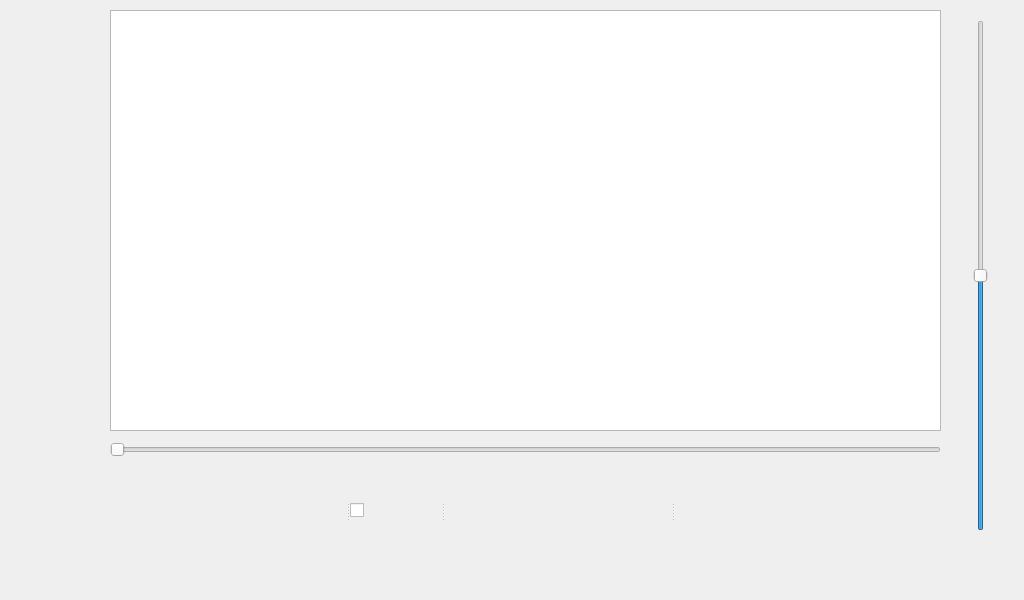
<?xml version="1.0" encoding="UTF-8"?>
<ui version="4.0">
 <class>Mp3</class>
 <widget class="QDialog" name="Mp3">
  <property name="geometry">
   <rect>
    <x>0</x>
    <y>0</y>
    <width>1024</width>
    <height>600</height>
   </rect>
  </property>
  <property name="sizePolicy">
   <sizepolicy hsizetype="Fixed" vsizetype="Fixed">
    <horstretch>0</horstretch>
    <verstretch>0</verstretch>
   </sizepolicy>
  </property>
  <property name="windowTitle">
   <string>Dialog</string>
  </property>
  <property name="styleSheet">
   <string notr="true">color: rgb(0, 0, 0);</string>
  </property>
  <widget class="QWidget" name="centralwidget" native="true">
   <property name="geometry">
    <rect>
     <x>0</x>
     <y>0</y>
     <width>1024</width>
     <height>600</height>
    </rect>
   </property>
   <property name="focusPolicy">
    <enum>Qt::NoFocus</enum>
   </property>
   <property name="contextMenuPolicy">
    <enum>Qt::NoContextMenu</enum>
   </property>
   <widget class="QListWidget" name="listWidget">
    <property name="geometry">
     <rect>
      <x>110</x>
      <y>10</y>
      <width>831</width>
      <height>421</height>
     </rect>
    </property>
    <property name="focusPolicy">
     <enum>Qt::NoFocus</enum>
    </property>
    <property name="contextMenuPolicy">
     <enum>Qt::NoContextMenu</enum>
    </property>
   </widget>
   <widget class="QSlider" name="horizontalSlider">
    <property name="geometry">
     <rect>
      <x>110</x>
      <y>440</y>
      <width>831</width>
      <height>20</height>
     </rect>
    </property>
    <property name="focusPolicy">
     <enum>Qt::NoFocus</enum>
    </property>
    <property name="contextMenuPolicy">
     <enum>Qt::NoContextMenu</enum>
    </property>
    <property name="styleSheet">
     <string notr="true">color: rgb(255, 255, 255);</string>
    </property>
    <property name="orientation">
     <enum>Qt::Horizontal</enum>
    </property>
   </widget>
   <widget class="QSlider" name="verticalSlider">
    <property name="geometry">
     <rect>
      <x>970</x>
      <y>20</y>
      <width>21</width>
      <height>511</height>
     </rect>
    </property>
    <property name="focusPolicy">
     <enum>Qt::NoFocus</enum>
    </property>
    <property name="contextMenuPolicy">
     <enum>Qt::NoContextMenu</enum>
    </property>
    <property name="styleSheet">
     <string notr="true">color: rgb(255, 255, 255);</string>
    </property>
    <property name="minimum">
     <number>1</number>
    </property>
    <property name="pageStep">
     <number>1</number>
    </property>
    <property name="value">
     <number>50</number>
    </property>
    <property name="sliderPosition">
     <number>50</number>
    </property>
    <property name="orientation">
     <enum>Qt::Vertical</enum>
    </property>
   </widget>
   <widget class="QPushButton" name="home_button">
    <property name="geometry">
     <rect>
      <x>-40</x>
      <y>0</y>
      <width>150</width>
      <height>600</height>
     </rect>
    </property>
    <property name="focusPolicy">
     <enum>Qt::NoFocus</enum>
    </property>
    <property name="contextMenuPolicy">
     <enum>Qt::NoContextMenu</enum>
    </property>
    <property name="styleSheet">
     <string notr="true">image: url(:/icons/icons/home.png);</string>
    </property>
    <property name="text">
     <string/>
    </property>
    <property name="autoDefault">
     <bool>false</bool>
    </property>
    <property name="flat">
     <bool>true</bool>
    </property>
   </widget>
   <widget class="QLabel" name="label">
    <property name="geometry">
     <rect>
      <x>400</x>
      <y>130</y>
      <width>251</width>
      <height>181</height>
     </rect>
    </property>
    <property name="font">
     <font>
      <family>Ubuntu</family>
      <pointsize>20</pointsize>
     </font>
    </property>
    <property name="styleSheet">
     <string notr="true">color: rgb(255, 255, 255);
image: url(:/icons/icons/USB.png);</string>
    </property>
    <property name="text">
     <string>text</string>
    </property>
    <property name="alignment">
     <set>Qt::AlignBottom|Qt::AlignHCenter</set>
    </property>
   </widget>
   <widget class="QSplitter" name="splitter">
    <property name="geometry">
     <rect>
      <x>120</x>
      <y>460</y>
      <width>781</width>
      <height>101</height>
     </rect>
    </property>
    <property name="orientation">
     <enum>Qt::Horizontal</enum>
    </property>
    <widget class="QPushButton" name="previous_button">
     <property name="minimumSize">
      <size>
       <width>91</width>
       <height>91</height>
      </size>
     </property>
     <property name="focusPolicy">
      <enum>Qt::NoFocus</enum>
     </property>
     <property name="contextMenuPolicy">
      <enum>Qt::NoContextMenu</enum>
     </property>
     <property name="styleSheet">
      <string notr="true">image: url(:/icons/icons/previous.png);</string>
     </property>
     <property name="text">
      <string/>
     </property>
     <property name="autoDefault">
      <bool>false</bool>
     </property>
     <property name="flat">
      <bool>true</bool>
     </property>
    </widget>
    <widget class="QCheckBox" name="start_stop_button">
     <property name="sizePolicy">
      <sizepolicy hsizetype="Minimum" vsizetype="Fixed">
       <horstretch>0</horstretch>
       <verstretch>0</verstretch>
      </sizepolicy>
     </property>
     <property name="minimumSize">
      <size>
       <width>91</width>
       <height>91</height>
      </size>
     </property>
     <property name="maximumSize">
      <size>
       <width>16777175</width>
       <height>16777189</height>
      </size>
     </property>
     <property name="mouseTracking">
      <bool>false</bool>
     </property>
     <property name="focusPolicy">
      <enum>Qt::NoFocus</enum>
     </property>
     <property name="contextMenuPolicy">
      <enum>Qt::NoContextMenu</enum>
     </property>
     <property name="layoutDirection">
      <enum>Qt::LeftToRight</enum>
     </property>
     <property name="styleSheet">
      <string notr="true">
QCheckBox::indicator:unchecked {
    image: url(:/icons/icons/play.png);
}

QCheckBox::indicator:checked {
    image: url(:/icons/icons/pause.png);
}</string>
     </property>
     <property name="text">
      <string/>
     </property>
     <property name="checked">
      <bool>false</bool>
     </property>
    </widget>
    <widget class="QPushButton" name="next_button">
     <property name="minimumSize">
      <size>
       <width>91</width>
       <height>91</height>
      </size>
     </property>
     <property name="focusPolicy">
      <enum>Qt::NoFocus</enum>
     </property>
     <property name="contextMenuPolicy">
      <enum>Qt::NoContextMenu</enum>
     </property>
     <property name="styleSheet">
      <string notr="true">image: url(:/icons/icons/next.png);</string>
     </property>
     <property name="text">
      <string/>
     </property>
     <property name="autoDefault">
      <bool>false</bool>
     </property>
     <property name="flat">
      <bool>true</bool>
     </property>
    </widget>
    <widget class="QPushButton" name="repeat_button">
     <property name="minimumSize">
      <size>
       <width>91</width>
       <height>91</height>
      </size>
     </property>
     <property name="focusPolicy">
      <enum>Qt::NoFocus</enum>
     </property>
     <property name="contextMenuPolicy">
      <enum>Qt::NoContextMenu</enum>
     </property>
     <property name="styleSheet">
      <string notr="true">image: url(:/icons/icons/repeat.png);</string>
     </property>
     <property name="text">
      <string/>
     </property>
     <property name="autoDefault">
      <bool>false</bool>
     </property>
     <property name="flat">
      <bool>true</bool>
     </property>
    </widget>
   </widget>
   <zorder>listWidget</zorder>
   <zorder>horizontalSlider</zorder>
   <zorder>verticalSlider</zorder>
   <zorder>home_button</zorder>
   <zorder>splitter</zorder>
   <zorder>label</zorder>
  </widget>
 </widget>
 <resources/>
 <connections/>
</ui>
